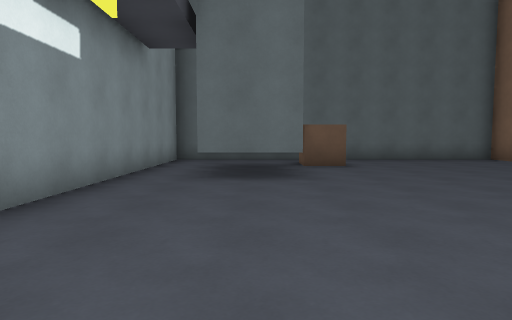
[1] (above)

16 first-person views from a walk through a 3-D level made in the Godot game engine. The camera is 1.3 m above the floor, tilts 4° down and sees 75° across. The floor is counted in squares, 1.8 m on a side. Each view is taken from the middle of a square. On the plan, view 1 faces up. The plan holds only what a view shows up to about 11 squares ahead; the rest is blank. The place goes on beyond the plan. Door leaves are left out where a doorway can be walked through.

[2]
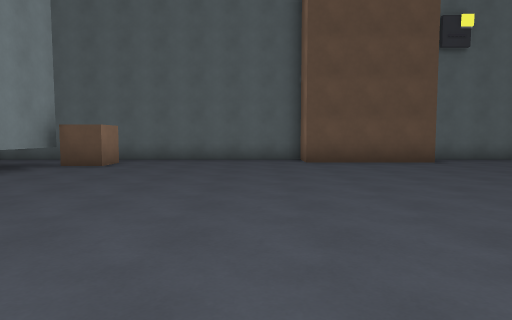

[3]
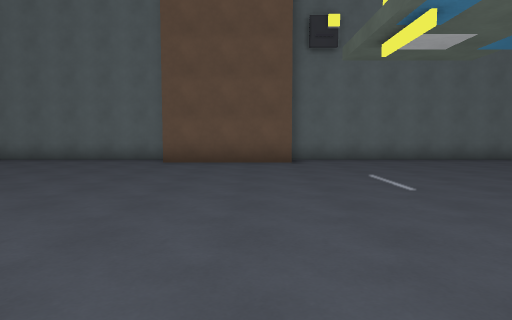

[4]
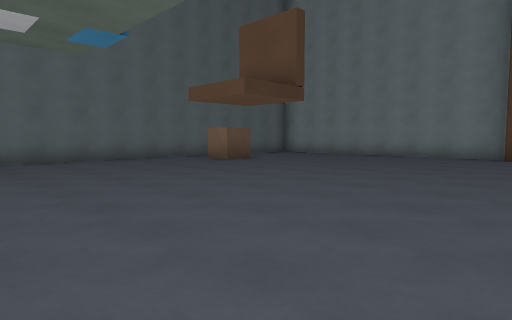

[5]
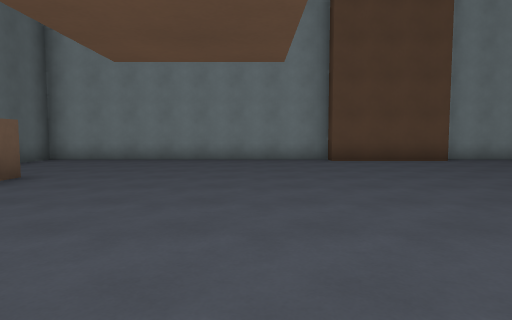

[6]
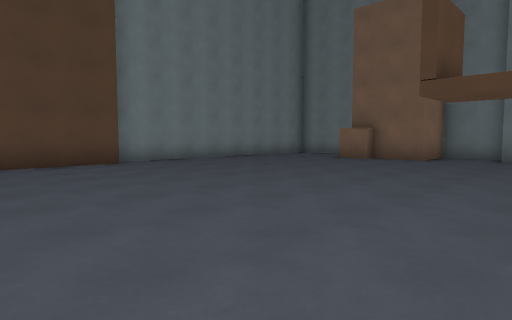

[7]
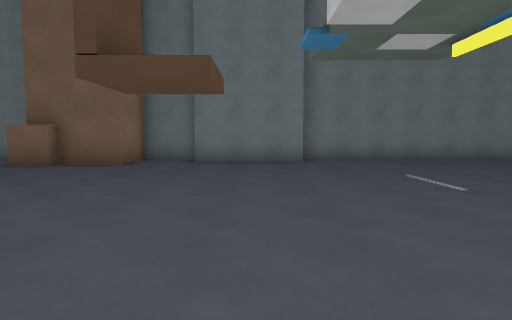

[8]
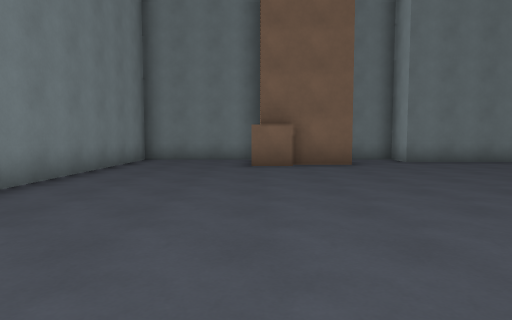

[9]
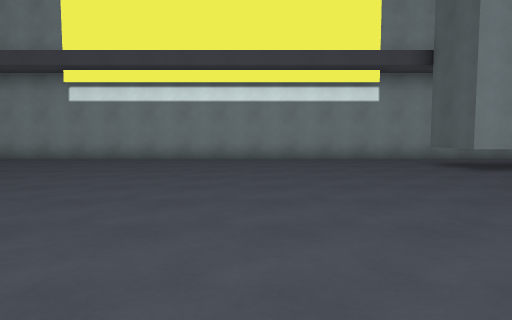

[10]
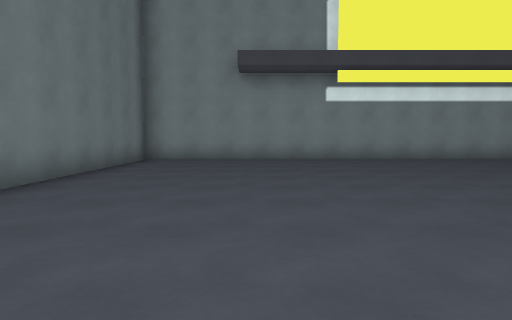

[11]
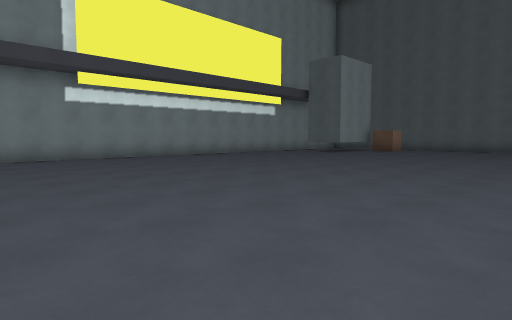

[12]
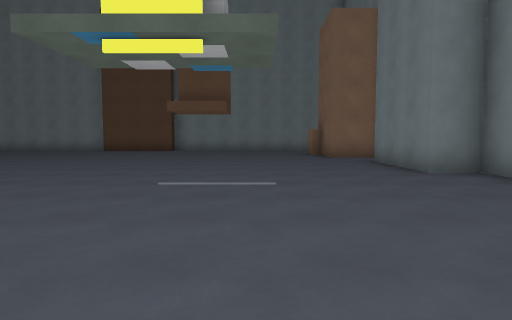

[13]
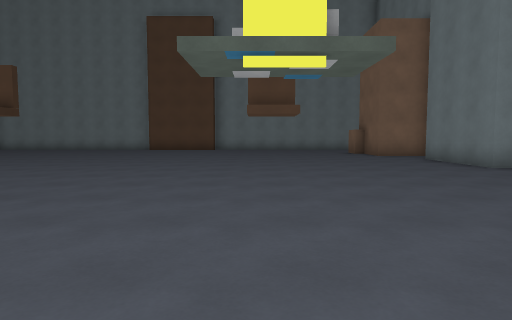

[14]
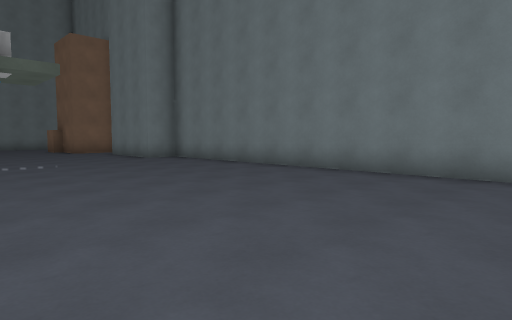

[15]
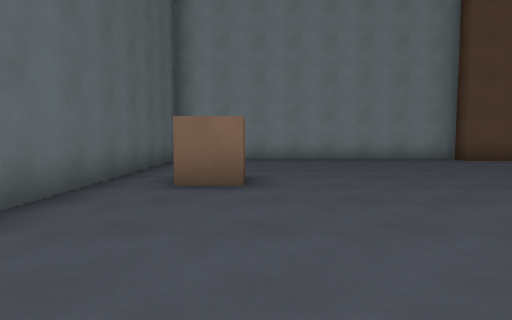

[16]
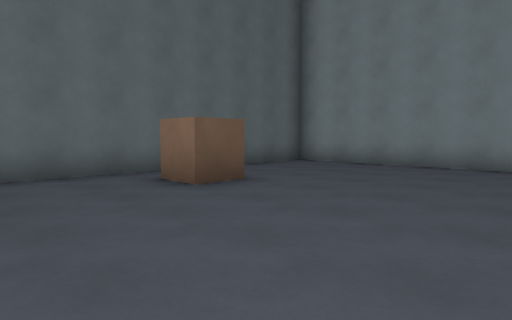

### Floor plan
Points are (right, up) in squares from view 1. A wall is a line through its corners. A room is listed if a view was taken in it or the views show most of it. See-through windows are left out.
Room 1 (views 1, 2, 3, 4, 5, 6, 7, 8, 9, 10, 11, 12, 13, 14, 15, 16)
walls: (11.1, 9.3) (7.4, 9.3) (7.4, 10.5) (1.6, 10.5); (23.9, -1.8) (23.9, 1.7) (24.5, 1.7) (24.5, 10.5) (11.1, 10.5); (0.8, 8.8) (0.8, 5.7) (-1, 5.7); (21.1, -10.5) (24.5, -10.5) (24.5, -1.9); (-0.1, 10.5) (-2.5, 10.5) (-2.5, -10.5) (13.7, -10.5) (13.7, -9.5) (16.7, -9.5) (16.7, -10.5) (18.5, -10.5) (18.5, -8.6) (20.1, -8.6)
ways out: open door at (13, -9)
objects: box (2, 9); box (19, 9) to (20, 9); box (21, -9)

Where each view was taken, in squares from view 1:
view 1: 0 up, 0 right, facing up
view 2: 0 up, 6 right, facing up
view 3: 0 up, 10 right, facing up
view 4: 0 up, 12 right, facing up-right
view 5: 4 up, 14 right, facing right
view 6: 2 up, 15 right, facing down-right
view 7: 0 up, 15 right, facing down
view 8: 0 up, 21 right, facing down
view 9: 1 up, 8 right, facing left
view 10: 7 down, 8 right, facing left
view 11: 8 down, 9 right, facing up-left
view 12: 6 down, 7 right, facing right
view 13: 4 down, 6 right, facing right
view 14: 4 down, 3 right, facing down-right
view 15: 8 up, 14 right, facing right
view 16: 4 up, 16 right, facing up-right
